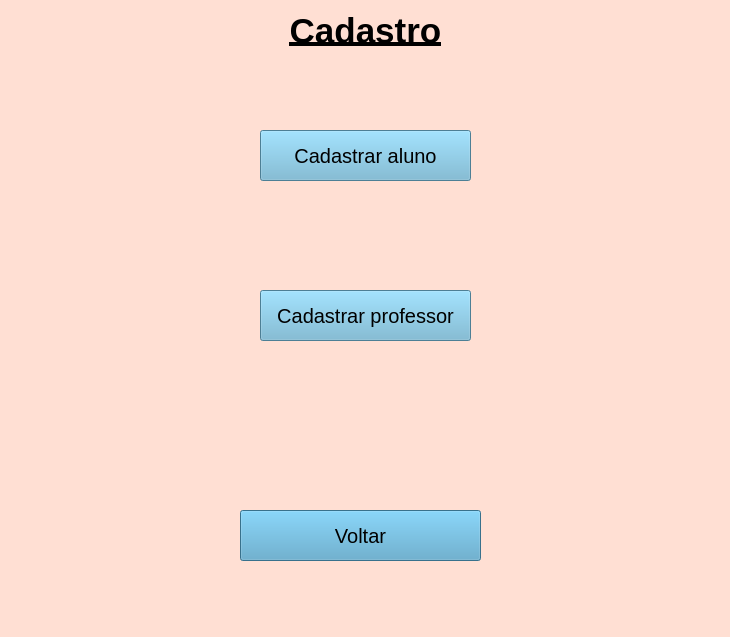
<?xml version="1.0" encoding="UTF-8"?>
<ui version="4.0">
 <class>MainWindow</class>
 <widget class="QMainWindow" name="MainWindow">
  <property name="geometry">
   <rect>
    <x>0</x>
    <y>0</y>
    <width>730</width>
    <height>637</height>
   </rect>
  </property>
  <property name="palette">
   <palette>
    <active>
     <colorrole role="WindowText">
      <brush brushstyle="SolidPattern">
       <color alpha="255">
        <red>0</red>
        <green>0</green>
        <blue>0</blue>
       </color>
      </brush>
     </colorrole>
     <colorrole role="Button">
      <brush brushstyle="SolidPattern">
       <color alpha="255">
        <red>30</red>
        <green>195</green>
        <blue>255</blue>
       </color>
      </brush>
     </colorrole>
     <colorrole role="Light">
      <brush brushstyle="SolidPattern">
       <color alpha="255">
        <red>255</red>
        <green>255</green>
        <blue>255</blue>
       </color>
      </brush>
     </colorrole>
     <colorrole role="Midlight">
      <brush brushstyle="SolidPattern">
       <color alpha="255">
        <red>255</red>
        <green>239</green>
        <blue>233</blue>
       </color>
      </brush>
     </colorrole>
     <colorrole role="Dark">
      <brush brushstyle="SolidPattern">
       <color alpha="255">
        <red>127</red>
        <green>111</green>
        <blue>105</blue>
       </color>
      </brush>
     </colorrole>
     <colorrole role="Mid">
      <brush brushstyle="SolidPattern">
       <color alpha="255">
        <red>170</red>
        <green>149</green>
        <blue>141</blue>
       </color>
      </brush>
     </colorrole>
     <colorrole role="Text">
      <brush brushstyle="SolidPattern">
       <color alpha="255">
        <red>0</red>
        <green>0</green>
        <blue>0</blue>
       </color>
      </brush>
     </colorrole>
     <colorrole role="BrightText">
      <brush brushstyle="SolidPattern">
       <color alpha="255">
        <red>255</red>
        <green>255</green>
        <blue>255</blue>
       </color>
      </brush>
     </colorrole>
     <colorrole role="ButtonText">
      <brush brushstyle="SolidPattern">
       <color alpha="255">
        <red>0</red>
        <green>0</green>
        <blue>0</blue>
       </color>
      </brush>
     </colorrole>
     <colorrole role="Base">
      <brush brushstyle="SolidPattern">
       <color alpha="255">
        <red>255</red>
        <green>255</green>
        <blue>255</blue>
       </color>
      </brush>
     </colorrole>
     <colorrole role="Window">
      <brush brushstyle="SolidPattern">
       <color alpha="255">
        <red>255</red>
        <green>223</green>
        <blue>211</blue>
       </color>
      </brush>
     </colorrole>
     <colorrole role="Shadow">
      <brush brushstyle="SolidPattern">
       <color alpha="255">
        <red>0</red>
        <green>0</green>
        <blue>0</blue>
       </color>
      </brush>
     </colorrole>
     <colorrole role="AlternateBase">
      <brush brushstyle="SolidPattern">
       <color alpha="255">
        <red>255</red>
        <green>239</green>
        <blue>233</blue>
       </color>
      </brush>
     </colorrole>
     <colorrole role="ToolTipBase">
      <brush brushstyle="SolidPattern">
       <color alpha="255">
        <red>255</red>
        <green>255</green>
        <blue>220</blue>
       </color>
      </brush>
     </colorrole>
     <colorrole role="ToolTipText">
      <brush brushstyle="SolidPattern">
       <color alpha="255">
        <red>0</red>
        <green>0</green>
        <blue>0</blue>
       </color>
      </brush>
     </colorrole>
     <colorrole role="PlaceholderText">
      <brush brushstyle="SolidPattern">
       <color alpha="128">
        <red>0</red>
        <green>0</green>
        <blue>0</blue>
       </color>
      </brush>
     </colorrole>
    </active>
    <inactive>
     <colorrole role="WindowText">
      <brush brushstyle="SolidPattern">
       <color alpha="255">
        <red>0</red>
        <green>0</green>
        <blue>0</blue>
       </color>
      </brush>
     </colorrole>
     <colorrole role="Button">
      <brush brushstyle="SolidPattern">
       <color alpha="255">
        <red>30</red>
        <green>195</green>
        <blue>255</blue>
       </color>
      </brush>
     </colorrole>
     <colorrole role="Light">
      <brush brushstyle="SolidPattern">
       <color alpha="255">
        <red>255</red>
        <green>255</green>
        <blue>255</blue>
       </color>
      </brush>
     </colorrole>
     <colorrole role="Midlight">
      <brush brushstyle="SolidPattern">
       <color alpha="255">
        <red>255</red>
        <green>239</green>
        <blue>233</blue>
       </color>
      </brush>
     </colorrole>
     <colorrole role="Dark">
      <brush brushstyle="SolidPattern">
       <color alpha="255">
        <red>127</red>
        <green>111</green>
        <blue>105</blue>
       </color>
      </brush>
     </colorrole>
     <colorrole role="Mid">
      <brush brushstyle="SolidPattern">
       <color alpha="255">
        <red>170</red>
        <green>149</green>
        <blue>141</blue>
       </color>
      </brush>
     </colorrole>
     <colorrole role="Text">
      <brush brushstyle="SolidPattern">
       <color alpha="255">
        <red>0</red>
        <green>0</green>
        <blue>0</blue>
       </color>
      </brush>
     </colorrole>
     <colorrole role="BrightText">
      <brush brushstyle="SolidPattern">
       <color alpha="255">
        <red>255</red>
        <green>255</green>
        <blue>255</blue>
       </color>
      </brush>
     </colorrole>
     <colorrole role="ButtonText">
      <brush brushstyle="SolidPattern">
       <color alpha="255">
        <red>0</red>
        <green>0</green>
        <blue>0</blue>
       </color>
      </brush>
     </colorrole>
     <colorrole role="Base">
      <brush brushstyle="SolidPattern">
       <color alpha="255">
        <red>255</red>
        <green>255</green>
        <blue>255</blue>
       </color>
      </brush>
     </colorrole>
     <colorrole role="Window">
      <brush brushstyle="SolidPattern">
       <color alpha="255">
        <red>255</red>
        <green>223</green>
        <blue>211</blue>
       </color>
      </brush>
     </colorrole>
     <colorrole role="Shadow">
      <brush brushstyle="SolidPattern">
       <color alpha="255">
        <red>0</red>
        <green>0</green>
        <blue>0</blue>
       </color>
      </brush>
     </colorrole>
     <colorrole role="AlternateBase">
      <brush brushstyle="SolidPattern">
       <color alpha="255">
        <red>255</red>
        <green>239</green>
        <blue>233</blue>
       </color>
      </brush>
     </colorrole>
     <colorrole role="ToolTipBase">
      <brush brushstyle="SolidPattern">
       <color alpha="255">
        <red>255</red>
        <green>255</green>
        <blue>220</blue>
       </color>
      </brush>
     </colorrole>
     <colorrole role="ToolTipText">
      <brush brushstyle="SolidPattern">
       <color alpha="255">
        <red>0</red>
        <green>0</green>
        <blue>0</blue>
       </color>
      </brush>
     </colorrole>
     <colorrole role="PlaceholderText">
      <brush brushstyle="SolidPattern">
       <color alpha="128">
        <red>0</red>
        <green>0</green>
        <blue>0</blue>
       </color>
      </brush>
     </colorrole>
    </inactive>
    <disabled>
     <colorrole role="WindowText">
      <brush brushstyle="SolidPattern">
       <color alpha="255">
        <red>127</red>
        <green>111</green>
        <blue>105</blue>
       </color>
      </brush>
     </colorrole>
     <colorrole role="Button">
      <brush brushstyle="SolidPattern">
       <color alpha="255">
        <red>30</red>
        <green>195</green>
        <blue>255</blue>
       </color>
      </brush>
     </colorrole>
     <colorrole role="Light">
      <brush brushstyle="SolidPattern">
       <color alpha="255">
        <red>255</red>
        <green>255</green>
        <blue>255</blue>
       </color>
      </brush>
     </colorrole>
     <colorrole role="Midlight">
      <brush brushstyle="SolidPattern">
       <color alpha="255">
        <red>255</red>
        <green>239</green>
        <blue>233</blue>
       </color>
      </brush>
     </colorrole>
     <colorrole role="Dark">
      <brush brushstyle="SolidPattern">
       <color alpha="255">
        <red>127</red>
        <green>111</green>
        <blue>105</blue>
       </color>
      </brush>
     </colorrole>
     <colorrole role="Mid">
      <brush brushstyle="SolidPattern">
       <color alpha="255">
        <red>170</red>
        <green>149</green>
        <blue>141</blue>
       </color>
      </brush>
     </colorrole>
     <colorrole role="Text">
      <brush brushstyle="SolidPattern">
       <color alpha="255">
        <red>127</red>
        <green>111</green>
        <blue>105</blue>
       </color>
      </brush>
     </colorrole>
     <colorrole role="BrightText">
      <brush brushstyle="SolidPattern">
       <color alpha="255">
        <red>255</red>
        <green>255</green>
        <blue>255</blue>
       </color>
      </brush>
     </colorrole>
     <colorrole role="ButtonText">
      <brush brushstyle="SolidPattern">
       <color alpha="255">
        <red>127</red>
        <green>111</green>
        <blue>105</blue>
       </color>
      </brush>
     </colorrole>
     <colorrole role="Base">
      <brush brushstyle="SolidPattern">
       <color alpha="255">
        <red>255</red>
        <green>223</green>
        <blue>211</blue>
       </color>
      </brush>
     </colorrole>
     <colorrole role="Window">
      <brush brushstyle="SolidPattern">
       <color alpha="255">
        <red>255</red>
        <green>223</green>
        <blue>211</blue>
       </color>
      </brush>
     </colorrole>
     <colorrole role="Shadow">
      <brush brushstyle="SolidPattern">
       <color alpha="255">
        <red>0</red>
        <green>0</green>
        <blue>0</blue>
       </color>
      </brush>
     </colorrole>
     <colorrole role="AlternateBase">
      <brush brushstyle="SolidPattern">
       <color alpha="255">
        <red>255</red>
        <green>223</green>
        <blue>211</blue>
       </color>
      </brush>
     </colorrole>
     <colorrole role="ToolTipBase">
      <brush brushstyle="SolidPattern">
       <color alpha="255">
        <red>255</red>
        <green>255</green>
        <blue>220</blue>
       </color>
      </brush>
     </colorrole>
     <colorrole role="ToolTipText">
      <brush brushstyle="SolidPattern">
       <color alpha="255">
        <red>0</red>
        <green>0</green>
        <blue>0</blue>
       </color>
      </brush>
     </colorrole>
     <colorrole role="PlaceholderText">
      <brush brushstyle="SolidPattern">
       <color alpha="128">
        <red>0</red>
        <green>0</green>
        <blue>0</blue>
       </color>
      </brush>
     </colorrole>
    </disabled>
   </palette>
  </property>
  <property name="windowTitle">
   <string>MainWindow</string>
  </property>
  <widget class="QWidget" name="centralwidget">
   <widget class="QLabel" name="label">
    <property name="geometry">
     <rect>
      <x>90</x>
      <y>10</y>
      <width>551</width>
      <height>41</height>
     </rect>
    </property>
    <property name="font">
     <font>
      <pointsize>-1</pointsize>
      <weight>75</weight>
      <bold>true</bold>
      <underline>true</underline>
     </font>
    </property>
    <property name="styleSheet">
     <string notr="true">font-size:35px;
</string>
    </property>
    <property name="text">
     <string>Cadastro</string>
    </property>
    <property name="alignment">
     <set>Qt::AlignCenter</set>
    </property>
   </widget>
   <widget class="QPushButton" name="pushButton">
    <property name="geometry">
     <rect>
      <x>260</x>
      <y>290</y>
      <width>211</width>
      <height>51</height>
     </rect>
    </property>
    <property name="styleSheet">
     <string notr="true">font-size:20px;
box-shadow: none;
background-color:#6CB2D1</string>
    </property>
    <property name="text">
     <string>Cadastrar professor</string>
    </property>
   </widget>
   <widget class="QPushButton" name="pushButton_5">
    <property name="geometry">
     <rect>
      <x>240</x>
      <y>510</y>
      <width>241</width>
      <height>51</height>
     </rect>
    </property>
    <property name="styleSheet">
     <string notr="true">font-size:20px;
background-color:#4F9EC4</string>
    </property>
    <property name="text">
     <string>Voltar</string>
    </property>
   </widget>
   <widget class="QPushButton" name="pushButton_2">
    <property name="geometry">
     <rect>
      <x>260</x>
      <y>130</y>
      <width>211</width>
      <height>51</height>
     </rect>
    </property>
    <property name="styleSheet">
     <string notr="true">font-size:20px;
box-shadow: none;
background-color:#6CB2D1</string>
    </property>
    <property name="text">
     <string>Cadastrar aluno</string>
    </property>
   </widget>
  </widget>
  <widget class="QMenuBar" name="menubar">
   <property name="geometry">
    <rect>
     <x>0</x>
     <y>0</y>
     <width>730</width>
     <height>26</height>
    </rect>
   </property>
  </widget>
 </widget>
 <resources/>
 <connections/>
</ui>
